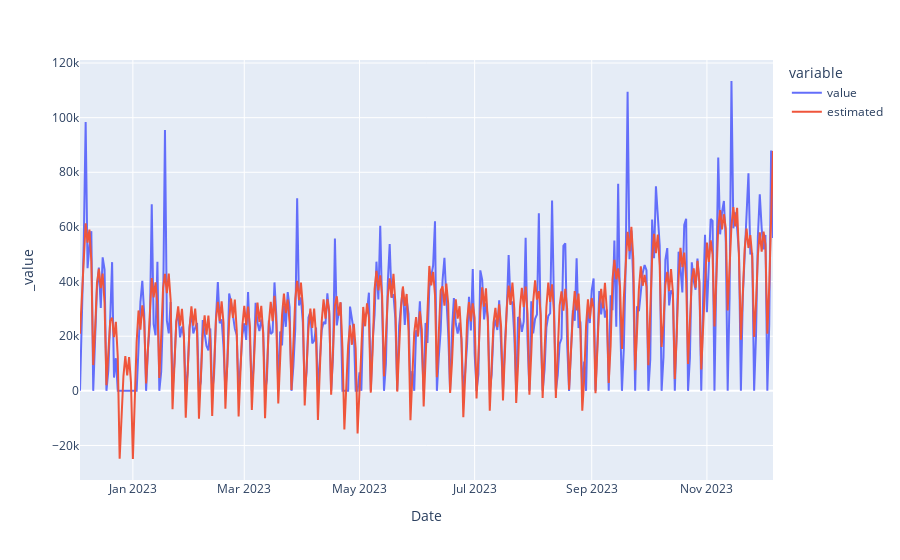

Notebook cell for this chart:
### Code cell
px.line(df_matrix)

# Vemos que mas o menos sigue la linea general dejando fuera registros con valores muy altos.

### Figure 1 — Plotly figure (JSON) as saved in the notebook; plotly's stock layout.template omitted (floating-point values rounded to 4 significant figures; data arrays with more than 128 entries replaced by an {"elided": "..."} marker saying what was removed)
{"data": [{"hovertemplate": "variable=value<br>Date=%{x}<br>_value=%{y}<extra></extra>", "legendgroup": "value", "line": {"color": "#636efa", "dash": "solid"}, "mode": "lines", "name": "value", "orientation": "v", "showlegend": true, "type": "scatter", "x": {"elided": "368 str values"}, "xaxis": "x", "y": {"elided": "368 float values"}, "yaxis": "y"}, {"hovertemplate": "variable=estimated<br>Date=%{x}<br>_value=%{y}<extra></extra>", "legendgroup": "estimated", "line": {"color": "#EF553B", "dash": "solid"}, "mode": "lines", "name": "estimated", "orientation": "v", "showlegend": true, "type": "scatter", "x": {"elided": "368 str values"}, "xaxis": "x", "y": {"elided": "368 float values"}, "yaxis": "y"}], "layout": {"legend": {"title": {"text": "variable"}, "tracegroupgap": 0}, "margin": {"t": 60}, "xaxis": {"anchor": "y", "domain": [0, 1], "title": {"text": "Date"}}, "yaxis": {"anchor": "x", "domain": [0, 1], "title": {"text": "_value"}}}}
